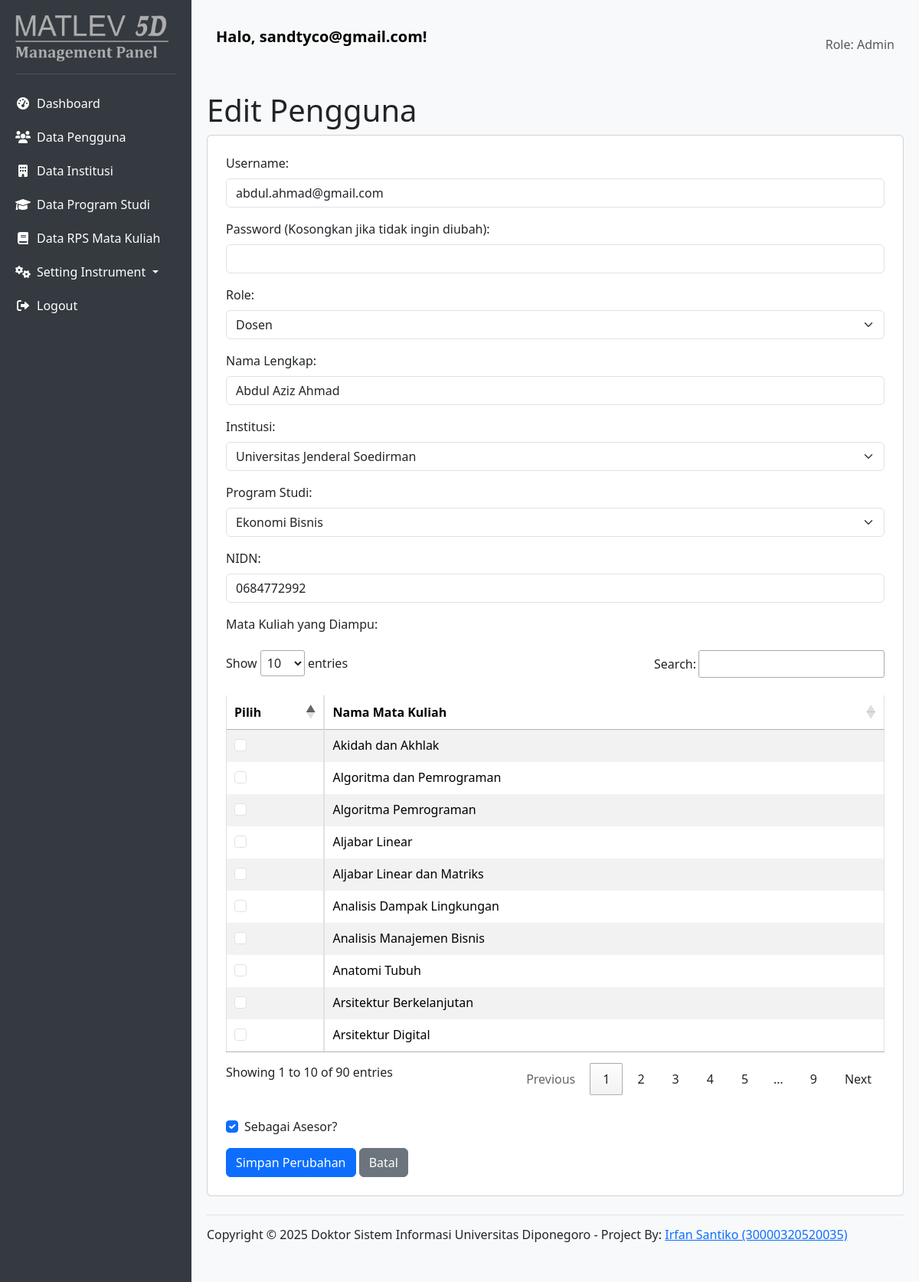
The page /views/admin/edit_user.php?id=2 (signed in) on the database its author committed.
### tables this page shows
CREATE TABLE `users` (
  `id` int(11) NOT NULL,
  `role_id` int(11) NOT NULL,
  `username` varchar(100) NOT NULL,
  `password_hash` varchar(255) NOT NULL,
  `full_name` varchar(255) NOT NULL,
  `sex` enum('Pria','Wanita') DEFAULT NULL,
  `email` varchar(255) DEFAULT NULL,
  `phone` varchar(50) DEFAULT NULL,
  `is_assessor` tinyint(1) DEFAULT 0,
  `assessor_proof_document_path` varchar(255) DEFAULT NULL,
  `assessor_verified_by_user_id` int(11) DEFAULT NULL,
  `assessor_verified_at` datetime DEFAULT NULL,
  `created_at` timestamp NULL DEFAULT current_timestamp(),
  `updated_at` timestamp NULL DEFAULT current_timestamp() ON UPDATE current_timestamp()
);

CREATE TABLE `roles` (
  `id` int(11) NOT NULL,
  `role_name` varchar(50) NOT NULL,
  `description` text DEFAULT NULL
);

CREATE TABLE `dosen_details` (
  `user_id` int(11) NOT NULL,
  `full_name` varchar(255) NOT NULL,
  `nidn` varchar(50) DEFAULT NULL,
  `institution_id` int(11) NOT NULL,
  `program_of_study_id` int(11) NOT NULL,
  `bidang_ilmu` varchar(255) DEFAULT NULL,
  `keahlian` text DEFAULT NULL,
  `lama_mengajar_tahun` int(11) DEFAULT NULL,
  `cv_file_path` varchar(255) DEFAULT NULL
);

CREATE TABLE `institutions` (
  `id` int(11) NOT NULL,
  `kode_pt` varchar(20) NOT NULL,
  `nama_pt` varchar(255) NOT NULL,
  `alamat_pt` text DEFAULT NULL,
  `telp_pt` varchar(50) DEFAULT NULL,
  `email_pt` varchar(255) DEFAULT NULL,
  `created_at` timestamp NULL DEFAULT current_timestamp()
);

CREATE TABLE `programs_of_study` (
  `id` int(11) NOT NULL,
  `institution_id` int(11) NOT NULL,
  `program_name` varchar(255) NOT NULL,
  `level` enum('D3','S1','S2','S3') NOT NULL,
  `created_at` timestamp NULL DEFAULT current_timestamp()
);

CREATE TABLE `courses` (
  `id` int(11) NOT NULL,
  `institution_id` int(11) NOT NULL,
  `program_of_study_id` int(11) NOT NULL,
  `course_name` varchar(255) NOT NULL,
  `courses_type` varchar(100) DEFAULT NULL,
  `semester` varchar(50) DEFAULT NULL,
  `sks_credits` int(11) DEFAULT NULL,
  `rps_file_path` varchar(255) DEFAULT NULL,
  `created_at` timestamp NULL DEFAULT current_timestamp(),
  `updated_at` datetime NOT NULL DEFAULT current_timestamp() ON UPDATE current_timestamp()
);

### views/admin/edit_user.php (the view, shortened to what this page needs)
<?php
require_once '../../config/database.php';
$username = $_SESSION['username'];
$role_name = $_SESSION['role_name'];
$user_id = $_GET['id'] ?? null;
$user_data = [];
$dosen_data = [];
$mahasiswa_data = [];
$assigned_courses_ids_dosen = [];
$assigned_courses_ids_mahasiswa = [];
$roles = [];
$institutions = [];
$program_of_studies = [];
$courses = [];
try {
    $stmt_roles = $pdo->query("SELECT id, role_name FROM roles ORDER BY role_name");
    $roles = $stmt_roles->fetchAll(PDO::FETCH_ASSOC);
    $stmt_institutions = $pdo->query("SELECT id, nama_pt AS name FROM institutions ORDER BY nama_pt");
    $institutions = $stmt_institutions->fetchAll(PDO::FETCH_ASSOC);
    $stmt_program_of_studies = $pdo->query("SELECT id, program_name AS name FROM programs_of_study ORDER BY program_name");
    $program_of_studies = $stmt_program_of_studies->fetchAll(PDO::FETCH_ASSOC);
    $stmt_courses = $pdo->query("SELECT id, course_name FROM courses ORDER BY course_name");
    $courses = $stmt_courses->fetchAll(PDO::FETCH_ASSOC);
    $stmt_user = $pdo->prepare("SELECT * FROM users WHERE id = :user_id");
    $stmt_user->execute([':user_id' => $user_id]);
    $user_data = $stmt_user->fetch(PDO::FETCH_ASSOC);
    if ($user_data['role_id'] == 2) {
        $stmt_dosen = $pdo->prepare("SELECT * FROM dosen_details WHERE user_id = :user_id");
        $stmt_dosen->execute([':user_id' => $user_id]);
        $dosen_data = $stmt_dosen->fetch(PDO::FETCH_ASSOC);
        if ($dosen_data) {
            $stmt_assigned_courses_dosen = $pdo->prepare("SELECT course_id FROM dosen_courses WHERE dosen_id = :dosen_id");
            $stmt_assigned_courses_dosen->execute([':dosen_id' => $user_id]);
            $assigned_courses_ids_dosen = $stmt_assigned_courses_dosen->fetchAll(PDO::FETCH_COLUMN, 0);
        }
    }
} catch (PDOException $e) {
    $message = '<div class="alert alert-danger">Error: ' . $e->getMessage() . '</div>';
}
?>
<!DOCTYPE html>
<html lang="en">
<head>
    <link href="https://cdn.jsdelivr.net/npm/bootstrap@5.3.3/dist/css/bootstrap.min.css" rel="stylesheet">
    <link rel="stylesheet" href="https://cdnjs.cloudflare.com/ajax/libs/font-awesome/6.0.0-beta3/css/all.min.css">
    <link rel="stylesheet" type="text/css" href="https://cdn.datatables.net/1.11.5/css/jquery.dataTables.css">
</head>
<body>
    <div id="sidebar">
        <img src="../../assets/img/mgpanel.png" alt="" width="200">
        <hr class="text-white-50">
        <ul class="nav flex-column">
            <li class="nav-item">
                <a class="nav-link active" href="admin_dashboard.php">
                    <i class="fas fa-fw fa-tachometer-alt me-2"></i>Dashboard
                </a>
            </li>
            <li class="nav-item">
                <a class="nav-link" href="manage_users.php">
                    <i class="fas fa-fw fa-users me-2"></i>Data Pengguna
                </a>
            </li>
            <li class="nav-item">
                <a class="nav-link" href="manage_institution.php">
                    <i class="fas fa-fw fa-building me-2"></i>Data Institusi
                </a>
            </li>
            <li class="nav-item">
                <a class="nav-link" href="manage_prodi.php">
                    <i class="fas fa-fw fa-graduation-cap me-2"></i>Data Program Studi
                </a>
            </li>
            <li class="nav-item">
                <a class="nav-link" href="manage_rps.php">
                    <i class="fas fa-fw fa-book me-2"></i>Data RPS Mata Kuliah
                </a>
            </li>
			<li class="nav-item dropdown">
				<a class="nav-link dropdown-toggle" href="#" id="setupInstrumenDropdown" role="button" data-bs-toggle="dropdown" aria-expanded="false">
					<i class="fas fa-fw fa-cogs me-2"></i>Setting Instrument
				</a>
			</li>
            <li class="nav-item mt-auto">
                <a class="nav-link" href="../../logout.php">
                    <i class="fas fa-fw fa-sign-out-alt me-2"></i>Logout
                </a>
            </li>
        </ul>
    </div>
    <div id="content">
        <nav class="navbar navbar-expand-lg navbar-light bg-light rounded-3 mb-4">
            <div class="container-fluid">
                <a class="navbar-brand" href="#">Halo, <?php echo htmlspecialchars($username); ?>!</a>
                <span class="navbar-text ms-auto">
                    Role: <?php echo htmlspecialchars($role_name); ?>
                </span>
            </div>
        </nav>
        <h1>Edit Pengguna</h1>
        <div class="card p-4 mb-4"> <form action="edit_user.php?id=<?php echo htmlspecialchars($user_id); ?>" method="POST">
                <div class="mb-3">
                    <label for="username" class="form-label">Username:</label>
                    <input type="text" class="form-control" id="username" name="username" value="<?php echo htmlspecialchars($user_data['username'] ?? ''); ?>" required>
                </div>
                <div class="mb-3">
                    <label for="password" class="form-label">Password (Kosongkan jika tidak ingin diubah):</label>
                    <input type="password" class="form-control" id="password" name="password">
                </div>
                <div class="mb-3">
                    <label for="role_id" class="form-label">Role:</label>
                    <select class="form-select" id="role_id" name="role_id" required onchange="toggleDetailFields()">
                        <?php foreach ($roles as $role): ?>
                            <option value="<?php echo htmlspecialchars($role['id']); ?>"
                                <?php echo ($user_data['role_id'] == $role['id']) ? 'selected' : ''; ?>>
                                <?php echo htmlspecialchars($role['role_name']); ?>
                            </option>
                        <?php endforeach; ?>
                    </select>
                </div>
                <div id="commonDetailFields">
                    <div class="mb-3">
                        <label for="name" class="form-label">Nama Lengkap:</label>
                        <input type="text" class="form-control" id="name" name="name"
                                value="<?php echo htmlspecialchars($dosen_data['full_name'] ?? $mahasiswa_data['full_name'] ?? ''); ?>">
                    </div>
                    <div class="mb-3">
                        <label for="institution_id" class="form-label">Institusi:</label>
                        <select class="form-select" id="institution_id" name="institution_id">
                            <?php foreach ($institutions as $inst): ?>
                                <option value="<?php echo htmlspecialchars($inst['id']); ?>"
                                    <?php
                                    $selected_inst_id = $dosen_data['institution_id'] ?? $mahasiswa_data['institution_id'] ?? '';
                                    echo ($selected_inst_id == $inst['id']) ? 'selected' : '';
                                    ?>>
                                    <?php echo htmlspecialchars($inst['name']); ?>
                                </option>
                            <?php endforeach; ?>
                        </select>
                    </div>
                    <div class="mb-3">
                        <label for="program_of_study_id" class="form-label">Program Studi:</label>
                        <select class="form-select" id="program_of_study_id" name="program_of_study_id">
                            <?php foreach ($program_of_studies as $pos): ?>
                                <option value="<?php echo htmlspecialchars($pos['id']); ?>"
                                    <?php
                                    $selected_pos_id = $dosen_data['program_of_study_id'] ?? $mahasiswa_data['program_of_study_id'] ?? '';
                                    echo ($selected_pos_id == $pos['id']) ? 'selected' : '';
                                    ?>>
                                    <?php echo htmlspecialchars($pos['name']); ?>
                                </option>
                            <?php endforeach; ?>
                        </select>
                    </div>
                </div>
                <div id="roleSpecificDetailFields">
                    <div class="mb-3">
                        <label for="nidn_nim" class="form-label" id="nidnNimLabel">NIDN / NIM:</label>
                        <input type="text" class="form-control" id="nidn_nim" name="nidn_nim"
                                value="<?php echo htmlspecialchars($dosen_data['nidn'] ?? $mahasiswa_data['nim'] ?? ''); ?>">
                    </div>
                    <div class="mb-3" id="coursesField">
                        <label class="form-label" id="coursesLabel">Mata Kuliah yang Diampu/Diambil:</label>
                        <div class="table-responsive"> <table id="coursesTable" class="table table-striped table-bordered" style="width:100%">
                                <thead>
                                    <tr>
                                        <th>Pilih</th>
                                        <th>Nama Mata Kuliah</th>
                                    </tr>
                                </thead>
                                <tbody>
                                    <?php if (!empty($courses)): ?>
                                        <?php foreach ($courses as $course):
                                            $is_checked = false;
                                            if ($user_data['role_id'] == 2) {
                                                $is_checked = in_array($course['id'], $assigned_courses_ids_dosen);
                                            } elseif ($user_data['role_id'] == 3) {
                                                $is_checked = in_array($course['id'], $assigned_courses_ids_mahasiswa);
                                            }
                                        ?>
                                            <tr>
                                                <td>
                                                    <div class="form-check">
                                                        <input class="form-check-input course-checkbox" type="checkbox" name="courses[]" value="<?php echo htmlspecialchars($course['id']); ?>" id="course_<?php echo htmlspecialchars($course['id']); ?>" <?php echo $is_checked ? 'checked' : ''; ?>>
                                                    </div>
                                                </td>
                                                <td>
                                                    <label class="form-check-label" for="course_<?php echo htmlspecialchars($course['id']); ?>">
                                                        <?php echo htmlspecialchars($course['course_name']); ?>
                                                    </label>
                                                </td>
                                            </tr>
                                        <?php endforeach; ?>
                                    <?php else: ?>
                                        <tr>
                                            <td colspan="2" class="text-center">Tidak ada mata kuliah tersedia. Harap tambahkan di master data.</td>
                                        </tr>
                                    <?php endif; ?>
                                </tbody>
                            </table>
                        </div>
                    </div>
                </div>
                <div class="form-check mb-3">
                    <input type="checkbox" class="form-check-input" id="is_assessor" name="is_assessor" value="1"
                        <?php echo ($user_data['is_assessor'] == 1) ? 'checked' : ''; ?>>
                    <label class="form-check-label" for="is_assessor">Sebagai Asesor?</label>
                </div>
                <button type="submit" class="btn btn-primary">Simpan Perubahan</button>
                <a href="manage_users.php" class="btn btn-secondary">Batal</a>
            </form>
        </div>
        <footer class="d-flex flex-wrap justify-content-between align-items-center py-3 my-4 border-top">
            <h6 align="center">Copyright © 2025 Doktor Sistem Informasi Universitas Diponegoro - Project By: <a href="mailto:irfan.santiko@amikompurwokerto.ac.id" target="_blank">Irfan Santiko (30000320520035)</a></h6>
        </footer>
        </div>
</body>
</html>

### views/admin/edit_user.php (style rules this page uses)
body { display: flex; min-height: 100vh; background-color: #f8f9fa; }
#sidebar { width: 250px; background-color: #343a40; color: white; padding: 20px; flex-shrink: 0; }
#sidebar a { color: white; text-decoration: none; padding: 10px 0; display: block; border-radius: 5px; transition: background-color 0.3s; }
#content { flex-grow: 1; padding: 20px; }
.navbar-brand { font-weight: bold; margin-bottom: 20px; }

### rows shown on the page
users: username "abdul.ahmad@gmail.com", role_id "Dosen", is_assessor "☑"
dosen_details: name "Abdul Aziz Ahmad", institution_id "Universitas Jenderal Soedirman", program_of_study_id "Ekonomi Bisnis", nidn_nim "0684772992"
courses: course_name "Akidah dan Akhlak"
courses: course_name "Algoritma dan Pemrograman"
courses: course_name "Algoritma Pemrograman"
courses: course_name "Aljabar Linear"
courses: course_name "Aljabar Linear dan Matriks"
courses: course_name "Analisis Dampak Lingkungan"
courses: course_name "Analisis Manajemen Bisnis"
courses: course_name "Anatomi Tubuh"
courses: course_name "Arsitektur Berkelanjutan"
courses: course_name "Arsitektur Digital"

### other values the page prints
$username "sandtyco@gmail.com"
$role_name "Admin"
